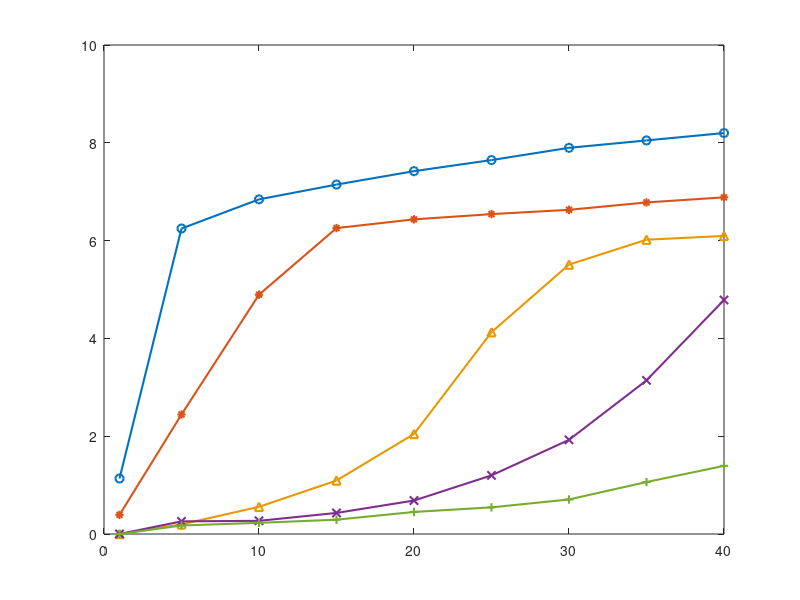

MATLAB code to generate this figure: (Note: this script raises an error after producing the figure.)
load("1 pair/1_pairs_10_seeds_1_trial.mat");
one_min_master_list = min_master_list;

load("2 pairs/2_pairs_10_seeds_1_trial.mat");
two_min_master_list = min_master_list;

load("3 pairs/3_pairs_10_seeds_1_trial.mat");
three_min_master_list = min_master_list;


load("4 pair/4_pairs_10_seeds_1_trial.mat");
four_min_master_list = min_master_list; 


load("5 pairs/5_pairs_10_seeds_1_trial.mat");
five_min_master_list = min_master_list; 

L_list = 0:5:40;
L_list(1) = 1;

figure (1)
plot(L_list,max(mean(one_min_master_list),0),'DisplayName','Single pair','Marker','o','LineWidth',1.5);
hold on;
plot(L_list,max(mean(two_min_master_list),0),'DisplayName','Two pairs','Marker','*','LineWidth',1.5);
plot(L_list,max(mean(three_min_master_list),0),'DisplayName','Three pairs','Marker','^','LineWidth',1.5,'Color',[0.9 0.6 0]);
% plot(L_list,mean(max(three_min_master_list_rand,0)),'DisplayName','Three pairs(Rnd)','LineStyle','--','LineWidth',1.5,'Color',[0.9 0.6 0]);
% plot(L_list,no_irs_3_pair,'DisplayName','Three pairs(No-IRS)','LineStyle',':','LineWidth',1.5,'Color',[0.9 0.6 0]);
plot(L_list,max(mean(four_min_master_list),0),'DisplayName','Four pairs','Marker','x','LineWidth',1.5);
plot(L_list,max(mean(five_min_master_list),0),'DisplayName','Five pairs','Marker','+','LineWidth',1.5);
ax = gca;
ax.FontSize = 12;
ax.FontName = 'Times';
xlim([5 40])
xlabel('Number of IRS elements','FontName','Times','FontSize',12)
ylabel('Minimum secrecy Rate(bits/sec/Hz)','FontName','Times','FontSize',12)
lgd = legend('Location','best');
lgd.FontSize = 10;
lgd.FontName = 'Times';
lgd.Position = [0.6656    0.3651    0.2245    0.2429];
grid on;
title({'Variation of Minimum secrecy rate with',' Number of IRS elements'})

% print -depsc2 chart_100_3.eps